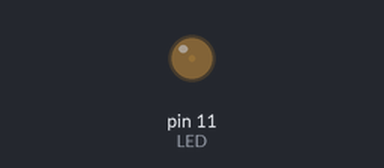
A sketch run on a simulated Arduino Uno, built with avr-gcc and run on an emulated ATmega328P. On the bench: output pins drawn as LEDs (lit = HIGH).

Above: at 0.05 s.
At 3.2 s:
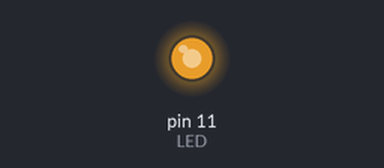
At 3.7 s:
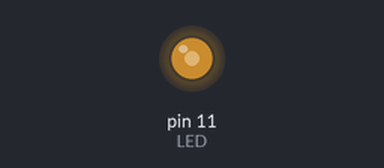
At 7.35 s:
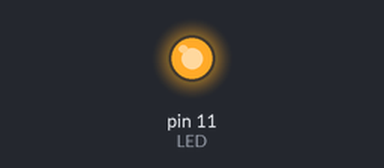
Timing chart, 0 to 10.1 s (numbered marks = the images above):
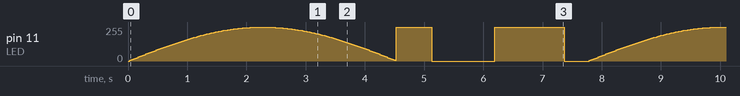

The sketch:

funcoes_acender_led.ino
```cpp
// codigo geral do dia
int LED = 11;

float sinVal;
int ledVal;


//--------------------------------FUNCAO GRADATIVAMENTE & ACELERA COM O TEMPO
void gradativamente(){
  for (int x=0; x<180; x++) {
    // converte graus para radianos e então obtém o valor do seno
    sinVal = (sin(x*(3.1412/180)));
    ledVal = int(sinVal*255);
    analogWrite(LED, ledVal);
    delay(25);
  }
 }


//--------------------------------FUNCAO SO ACENDER
 void apenasAcender(){
    digitalWrite(LED, HIGH);                                           //acender led
    delay(300);                                                        //após 300milisegundos
 }


//-------------------------------FUNCAO ACENDER E APAGAR RAPIDO
 void acenderApagar(){
    digitalWrite(LED, HIGH);                                           //acender led
    delay(300);                                                        //esperar 300milisegundos
    digitalWrite(LED, LOW);                                            //apagar led
    delay(300);                                                        //esperar 300milisegundos
 }


//-------------------------------ACENDER E APAGAR DE FORMA GRADUAL
void gradual(){                                                        //Lembrar de conectar numa porta PWN para funcinar (a porta com o ~
  for(int i=0; i<=255; i++){                                           //acendendo o led conforme o number 'i' que vai de 0 - 255
    analogWrite(LED, i);
    delay(3);                                                          //espera cerca de 3milisigundos para voltar ao inicio do for e acender +1 ao led
  }
  delay(400);                                                          //tempo do termino de um for(acender) e inicio do for(apagar)

  for(int i=255; i>=0; i--){                                           //apagando o led confotme o number 'i' que vai de 0 - 255
    analogWrite(LED, i);
    delay(3);
  }
  delay(400);
}

//--------------------------------MAIN
void setup()
{
  pinMode(LED, OUTPUT);                                                //especificando se é uma porta de entrada ou de saida
}

void loop()
{

  gradativamente();                                                    //chamado da funcao que acende e apagua gradativamente e vai acelerando com o tempo
  apenasAcender();                                                     //chamado da funcao que apenas acende
  acenderApagar();                                                     //chamado da funcao que apenas acende e apaga
  gradual();                                                           //chamado da funcao que acende de forma gradual e apaga da mesma maneira
  /*lembrar de [usar/fazer/modificar] millis*/

}
```

Measured:
- by itself, pin 11 (LED): moves between 0/255 and 255/255, repeating every 7.8 s
